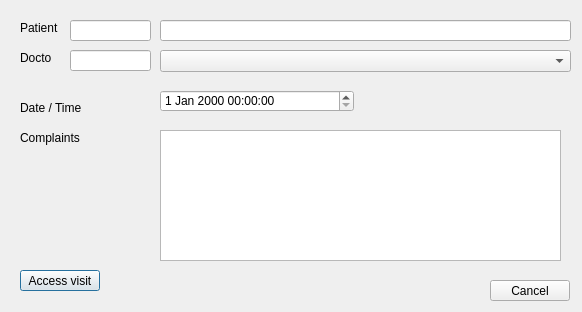
<?xml version="1.0" encoding="UTF-8"?>
<ui version="4.0">
 <class>MakeAnAppointmentDialog</class>
 <widget class="QDialog" name="MakeAnAppointmentDialog">
  <property name="geometry">
   <rect>
    <x>0</x>
    <y>0</y>
    <width>582</width>
    <height>312</height>
   </rect>
  </property>
  <property name="windowTitle">
   <string>Dialog</string>
  </property>
  <widget class="QLineEdit" name="IDPatientLineEdit">
   <property name="geometry">
    <rect>
     <x>70</x>
     <y>20</y>
     <width>81</width>
     <height>21</height>
    </rect>
   </property>
   <property name="readOnly">
    <bool>true</bool>
   </property>
  </widget>
  <widget class="QLabel" name="label">
   <property name="geometry">
    <rect>
     <x>20</x>
     <y>20</y>
     <width>41</width>
     <height>16</height>
    </rect>
   </property>
   <property name="text">
    <string>Patient</string>
   </property>
  </widget>
  <widget class="QLineEdit" name="FIOPatientLineEdit">
   <property name="geometry">
    <rect>
     <x>160</x>
     <y>20</y>
     <width>411</width>
     <height>21</height>
    </rect>
   </property>
   <property name="readOnly">
    <bool>true</bool>
   </property>
  </widget>
  <widget class="QLabel" name="label_2">
   <property name="geometry">
    <rect>
     <x>20</x>
     <y>50</y>
     <width>31</width>
     <height>16</height>
    </rect>
   </property>
   <property name="text">
    <string>Doctor</string>
   </property>
  </widget>
  <widget class="QLineEdit" name="IDDoctorLineEdit">
   <property name="geometry">
    <rect>
     <x>70</x>
     <y>50</y>
     <width>81</width>
     <height>21</height>
    </rect>
   </property>
  </widget>
  <widget class="QComboBox" name="FIODoctorComboBox">
   <property name="geometry">
    <rect>
     <x>160</x>
     <y>50</y>
     <width>411</width>
     <height>22</height>
    </rect>
   </property>
  </widget>
  <widget class="QDateTimeEdit" name="dateTimeEdit">
   <property name="geometry">
    <rect>
     <x>160</x>
     <y>90</y>
     <width>194</width>
     <height>22</height>
    </rect>
   </property>
  </widget>
  <widget class="QTextEdit" name="textEdit">
   <property name="geometry">
    <rect>
     <x>160</x>
     <y>130</y>
     <width>401</width>
     <height>131</height>
    </rect>
   </property>
  </widget>
  <widget class="QLabel" name="label_4">
   <property name="geometry">
    <rect>
     <x>20</x>
     <y>130</y>
     <width>61</width>
     <height>16</height>
    </rect>
   </property>
   <property name="text">
    <string>Complaints</string>
   </property>
  </widget>
  <widget class="QLabel" name="label_3">
   <property name="geometry">
    <rect>
     <x>20</x>
     <y>100</y>
     <width>61</width>
     <height>16</height>
    </rect>
   </property>
   <property name="text">
    <string>Date / Time</string>
   </property>
  </widget>
  <widget class="QPushButton" name="pushButton">
   <property name="geometry">
    <rect>
     <x>20</x>
     <y>270</y>
     <width>80</width>
     <height>21</height>
    </rect>
   </property>
   <property name="text">
    <string>Access visit</string>
   </property>
  </widget>
  <widget class="QPushButton" name="pushButton_2">
   <property name="geometry">
    <rect>
     <x>490</x>
     <y>280</y>
     <width>80</width>
     <height>21</height>
    </rect>
   </property>
   <property name="text">
    <string>Cancel</string>
   </property>
  </widget>
 </widget>
 <resources/>
 <connections/>
</ui>
